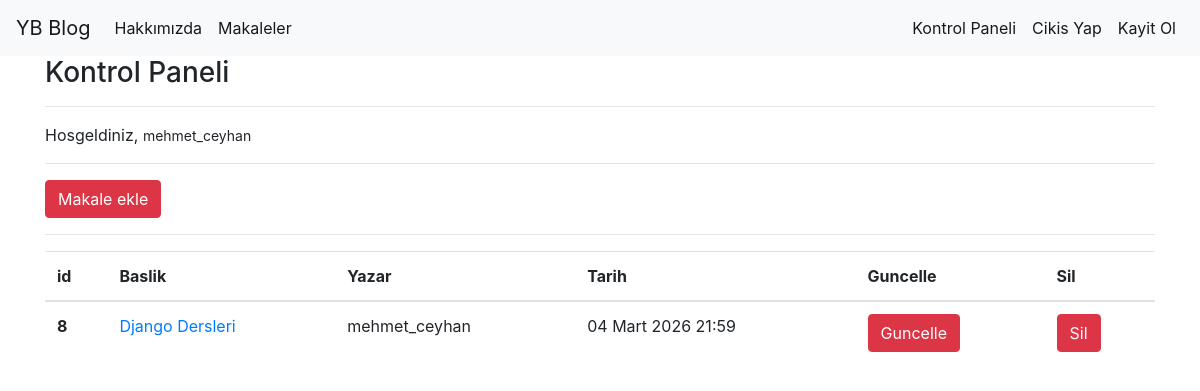
Screenshot of /articles/dashboard/ (signed in) with the database file from the repository.
### article/models.py (models this page shows, shortened)
class Article(models.Model):
    author = models.ForeignKey("auth.User",on_delete=models.CASCADE,verbose_name="Author")
    title = models.CharField(max_length=50,verbose_name="Title")
    content = RichTextField()
    created_date = models.DateTimeField(auto_now_add=True,verbose_name="Date of Creation")
    article_image = models.FileField(blank=True,null = True,verbose_name= "Makaleye Fotograf Ekleyin")
    class Meta:
        ordering = ['-created_date']

### article/views.py (the view)
# urls.py: path('dashboard/',views.dashboard,name="dashboard"),
@login_required(login_url = "user:login")
def dashboard(request):
    articles = Article.objects.filter(author = request.user)
    context= {"articles":articles}
    return render(request,"dashboard.html",context=context)

### templates/dashboard.html
{% extends "layout.html" %}
{% block body %}
<h3> Kontrol Paneli </h3>
<hr>
<p>
    Hosgeldiniz, <small>{{request.user.username}}</small>
</p>
<hr>
<a class = "btn btn-danger" href="/articles/addarticle">
Makale ekle
</a>
<hr>
{% if articles %}
<table class="table">
  <thead>
    <tr>
      <th scope="col">id</th>
      <th scope="col">Baslik</th>
      <th scope="col">Yazar</th>
      <th scope="col">Tarih</th>
      <th scope="col">Guncelle</th>
      <th scope="col">Sil</th>
    </tr>
  </thead>
  <tbody>
    {% for article in articles %}
     <tr>
      <th scope="row">{{article.id}}</th>
      <td><a href = "/articles/article/{{article.id}}"> {{article.title}}</a></td>
      <td>{{article.author.username}}</td>
      <td>{{article.created_date}}</td>
      <td><a href="/articles/update/{{article.id}}" class = "btn btn-danger">Guncelle</a></td>
      <td><a href="/articles/delete/{{article.id}}"class = "btn btn-danger">Sil</a></td>
    </tr>
    {% endfor %}
  </tbody>
</table>
{% else %}
<div class = "alert alert-danger">
Henuz bir makaleniz bulunmuyor....
</div>
{% endif %}
{% endblock body %}

### rows the page displays
Article: id "8", title "Django Dersleri", author.username "mehmet_ceyhan", created_date "04 Mart 2026 21:59"

### other values shown
{{ request.user.username }} "mehmet_ceyhan"
